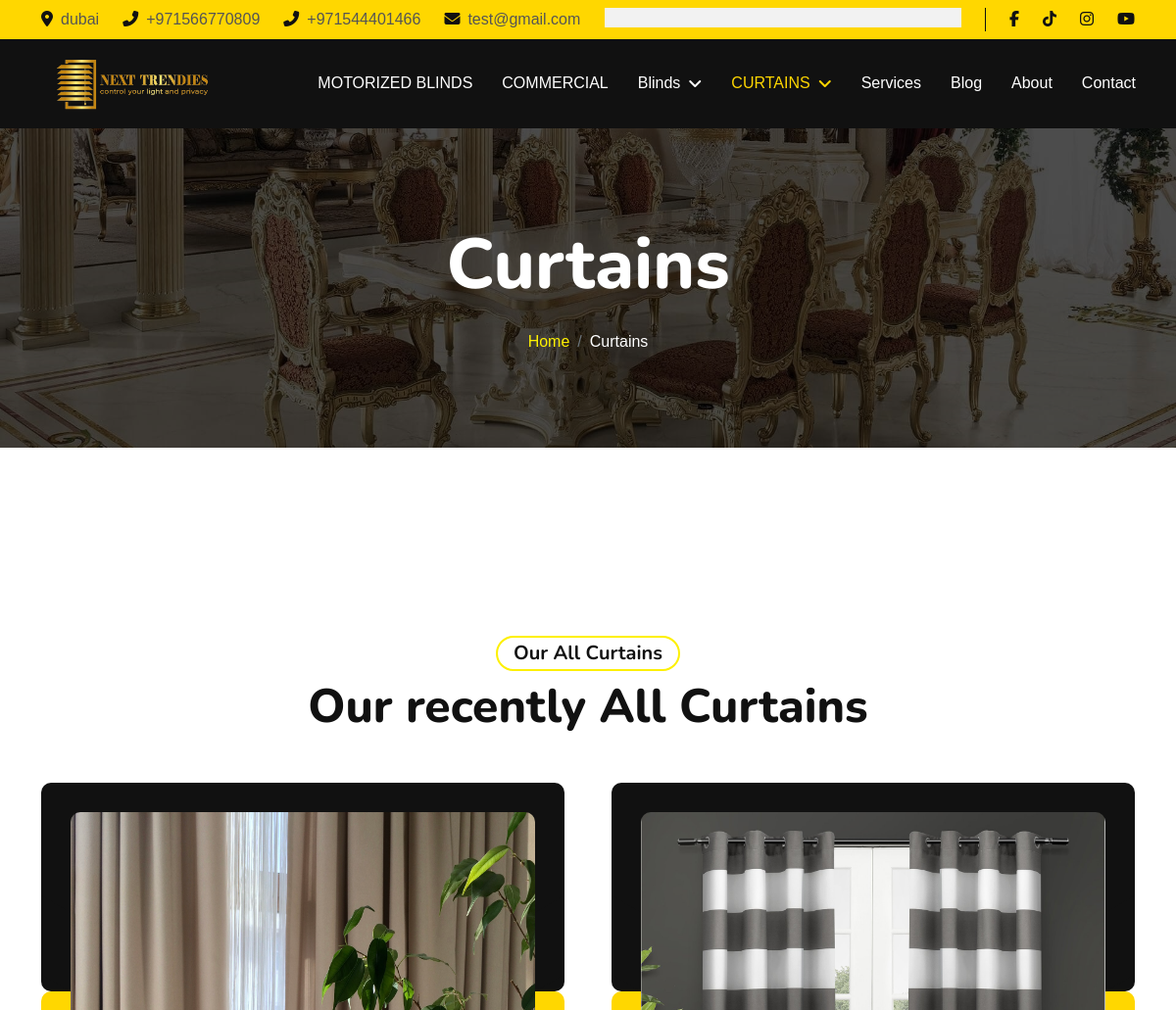
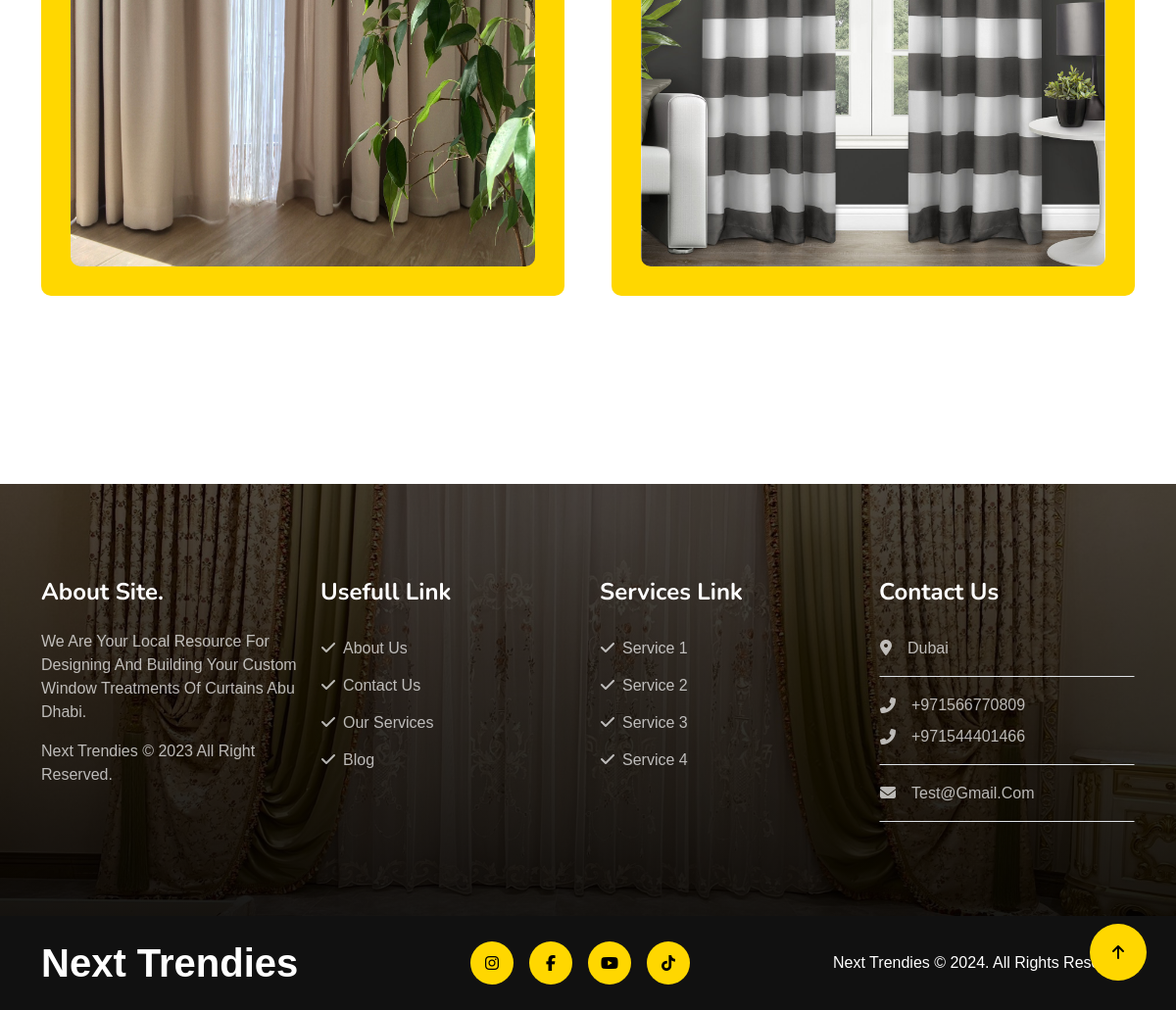
Screenshot of /products/curtains/ with the database file from the repository (2 pictures, top to bottom).
### settings/models.py (models this page shows, shortened)
class Settings(models.Model):
    site_name = models.CharField( max_length=50)
    logo = models.ImageField( upload_to='setting/')
    phone1 = models.CharField( max_length=30)
    phone2 = models.CharField( max_length=30 , blank=True , null=True)
    email1 = models.EmailField( max_length=254)
    email2 = models.EmailField( max_length=254 ,blank=True , null=True)
    description = models.TextField(max_length=1000)
    fb_link = models.URLField( max_length=200)
    tiktok_link = models.URLField( max_length=200)
    instagram_link = models.URLField( max_length=200)
    youtube_link = models.URLField( max_length=200)
    address = models.CharField( max_length=50)
    views = models.PositiveIntegerField(default=0)
    class Meta:
        verbose_name = ("Info")
        verbose_name_plural = ("Info")

### products/models.py (models this page shows, shortened)
class Curtains(models.Model):
    title = models.CharField(max_length=5000)
    description = models.TextField(("description"),max_length=100000)
    created_at = models.DateTimeField( ("created_at"),default=timezone.now)
    image = models.ImageField(upload_to='curtains/')
    slug = models.SlugField(null=True,blank=True)
    class Meta:
        verbose_name = ("Curtains")
        verbose_name_plural = ("Curtains")
    def __str__(self):
        return self.title

### products/views.py (the view)
# urls.py: path('curtains/' , views.curtains_list , name='curtains_list'),
def curtains_list(request):
    curtains = Curtains.objects.all()
    context = {
        'curtains':curtains
    }
    return render(request , 'curtains/curtains.html' , context)

### about/about_context.py (called while the page is built)
def about(request):
    about = About.objects.last()
    context = {
        'about':about,
    }
    return context

### products/context.py (called while the page is built)
def nav(request):
    blinds_nav = Blinds.objects.all()
    curtains_nav = Curtains.objects.all()
    context = {
        'blinds_nav':blinds_nav,
        'curtains_nav':curtains_nav
    }
    return context

### products/templates/curtains/curtains.html (shortened to what this page needs)
{% extends "base.html" %}
{% load static %}
{% block body %}
        <div class="container-fluid page-header py-5">
            <div class="container text-center py-5">
                <h1 class="display-2 text-white mb-4 animated slideInDown">Curtains</h1>
                <nav aria-label="breadcrumb">
                    <ol class="breadcrumb justify-content-center mb-0 animated slideInDown">
                        <li class="breadcrumb-item"><a href="/">Home</a></li>
                        <li class="breadcrumb-item text-white" aria-current="page">Curtains</li>
                    </ol>
                </nav>
            </div>
        </div>
         <div class="container-fluid py-5">
            <div class="container py-5">
                <div class="text-center mb-5 wow fadeInUp" data-wow-delay=".3s">
                    <h5 class="mb-2 px-3 py-1 text-dark rounded-pill d-inline-block border border-2 border-primary">Our All Curtains</h5>
                    <h1 class="display-5">Our recently All Curtains</h1>
                </div>
                <div class="row g-5">
                    {% for curtain in curtains %}
                    <div class="col-xxl-4 col-lg-6 col-md-6 col-sm-12 wow fadeInUp" data-wow-delay=".3s">
                        <div class="project-item">
                            <img src="{{curtain.image.url}}" class="img-fluid h-100" alt="img">
                        </div>
                    </div>
                    {% endfor %}
                </div>
            </div>
        </div>
{% endblock body %}

### templates/base.html (shortened to what this page needs)
{% load static %}
<!DOCTYPE html>
<html lang="en">
<head>
    <link rel="stylesheet" href="https://use.fontawesome.com/releases/v5.15.4/css/all.css" />
    <link href="https://cdnjs.cloudflare.com/ajax/libs/font-awesome/5.10.0/css/all.min.css" rel="stylesheet">
    <link href="https://cdn.jsdelivr.net/npm/bootstrap-icons@1.4.1/font/bootstrap-icons.css" rel="stylesheet">
    <link href="{% static 'lib/animate/animate.min.css'%}" rel="stylesheet">
    <link href="{% static 'lib/owlcarousel/assets/owl.carousel.min.css'%}" rel="stylesheet">
    <link href="{% static 'css/bootstrap.min.css'%}" rel="stylesheet">
    <link href="{% static 'css/all.min.css'%}" rel="stylesheet">
    <link href="{% static 'css/style.css'%}" rel="stylesheet">
</head>
<body>
    <div class="container-fluid topbar-top bg-primary">
        <div class="container">
            <div class="d-flex justify-content-between topbar py-2">
                <div class="d-flex align-items-center flex-shrink-0 topbar-info">
                    <a href="#" class="me-4 text-secondary"><i
                            class="fas fa-map-marker-alt me-2 text-dark"></i>{{myfooter.address}}</a>
                    <a href="#" class="me-4 text-secondary"><i
                            class="fas fa-phone-alt me-2 text-dark"></i>{{myfooter.phone1}}</a>
                    <a href="#" class="me-4 text-secondary"><i
                            class="fas fa-phone-alt me-2 text-dark"></i>{{myfooter.phone2}}</a>
                    <a href="#" class="text-secondary"><i
                            class="fas fa-envelope me-2 text-dark"></i>{{myfooter.email1}}</a>
                </div>
                <div class="text-end pe-4 me-4 border-end border-dark search-btn">
                    <div class="search-form">
                    </div>
                </div>
                <div class="d-flex align-items-center justify-content-center topbar-icon">
                    <a href="{{myfooter.fb_link}}" class="me-4"><i class="fab fa-facebook-f text-dark"></i></a>
                    <a href="{{myfooter.tiktok_link}}" class="me-4"><i class="fa-brands fa-tiktok text-dark"></i></a>
                    <a href="{{myfooter.instagram_link}}" class="me-4"><i class="fab fa-instagram text-dark"></i></a>
                    <a href="{{myfooter.youtube_link}}" class=""><i class="fa-brands fa-youtube text-dark"></i></a>
                </div>
            </div>
        </div>
    </div>
    <div class="container-fluid bg-dark">
        <div class="container">
            <nav class="navbar navbar-dark navbar-expand-lg py-lg-0">
                <a href="/" class="navbar-brand">
                    <img class="logo-style" src="{{myfooter.logo.url}}">
                </a>
                <div class="collapse navbar-collapse me-n3" id="navbarCollapse">
                    <div class="navbar-nav ms-auto">
                        <a href="{% url 'motorizedblinds'%}"
                            class="nav-item nav-link {% if request.path == '/products/motorizedblind/' %}active{% endif %} ">MOTORIZED
                            BLINDS</a>
                        <a href="{% url 'commercial_list'%}"
                            class="nav-item nav-link {% if request.path == '/products/commercial/' %}active{% endif %} ">COMMERCIAL</a>
                        <div class="nav-item dropdown">
                            <a href="{% url 'blinds_list'%}"
                                class="nav-link {% if request.path == '/products/blinds/' %}active{% endif %} dropdown-toggle"
                                data-bs-toggle="dropdown">Blinds</a>
                        </div>
                        <div class="nav-item dropdown">
                            <a href="{% url 'curtains_list'%}"
                                class="nav-link {% if request.path == '/products/curtains/' %}active{% endif %} dropdown-toggle"
                                data-bs-toggle="dropdown">CURTAINS</a>
                        </div>
                        <a href="{% url 'services'%}"
                            class="nav-item nav-link {% if request.path == '/services/' %}active{% endif %}">Services</a>
                        <a href="{% url 'post_list'%}"
                            class="nav-item nav-link {% if request.path == '/blog/' %}active{% endif %}">Blog</a>
                        <a href="{% url 'about'%}"
                            class="nav-item nav-link {% if request.path == '/about/' %}active{% endif %}">About</a>
                        <a href="{% url 'contact'%}"
                            class="nav-item nav-link {% if request.path == '/contact/' %}active{% endif %}">Contact</a>
                    </div>
                </div>
            </nav>
        </div>
    </div>
    {% block body %}
    {% endblock body %}
    <div class="container-fluid footer py-5 wow fadeIn" data-wow-delay=".3s">
        <div class="container py-5">
            <div class="row g-4 footer-inner">
                <div class="col-lg-3 col-md-6">
                    <div class="footer-item">
                        <h4 class="text-white fw-bold mb-4">About Site.</h4>
                        <p>{{myfooter.description}}</p>
                        <p class="mb-0"><a class="" href="/">{{myfooter.site_name}} </a> &copy; 2023 All Right Reserved.</p>
                    </div>
                </div>
                <div class="col-lg-3 col-md-6">
                    <div class="footer-item">
                        <h4 class="text-white fw-bold mb-4">Usefull Link</h4>
                        <div class="d-flex flex-column align-items-start">
                            <a class="btn btn-link ps-0" href="{% url 'about'%}"><i class="fa fa-check me-2"></i>About Us</a>
                            <a class="btn btn-link ps-0" href="{% url 'contact'%}"><i class="fa fa-check me-2"></i>Contact Us</a>
                            <a class="btn btn-link ps-0" href="{% url 'services'%}"><i class="fa fa-check me-2"></i>Our Services</a>
                            <a class="btn btn-link ps-0" href=""><i class="fa fa-check me-2"></i>Blog</a>
                        </div>
                    </div>
                </div>
                <div class="col-lg-3 col-md-6">
                    <div class="footer-item">
                        <h4 class="text-white fw-bold mb-4">Services Link</h4>
                        <div class="d-flex flex-column align-items-start">
                            <a class="btn btn-link ps-0" href=""><i class="fa fa-check me-2"></i>Service 1</a>
                            <a class="btn btn-link ps-0" href=""><i class="fa fa-check me-2"></i>Service 2</a>
                            <a class="btn btn-link ps-0" href=""><i class="fa fa-check me-2"></i>Service 3</a>
                            <a class="btn btn-link ps-0" href=""><i class="fa fa-check me-2"></i>Service 4</a>
                        </div>
                    </div>
                </div>
                <div class="col-lg-3 col-md-6">
                    <div class="footer-item">
                        <h4 class="text-white fw-bold mb-4">Contact Us</h4>
                        <a href="" class="btn btn-link w-100 text-start ps-0 pb-3 border-bottom rounded-0"><i
                                class="fa fa-map-marker-alt me-3"></i>{{myfooter.address}}</a>
                        <a href="" class="btn btn-link w-100 text-start ps-0 py-3 border-bottom rounded-0">
                            <div class="d-flex flex-column">
                                <div class="d-flex align-items-center mb-2">
                                    <i class="fa fa-phone-alt me-3"></i>{{ myfooter.phone1 }}
                                </div>
                                <div class="d-flex align-items-center">
                                    <i class="fa fa-phone-alt me-3"></i>{{ myfooter.phone2 }}
                                </div>
                            </div>
                        </a>
                        <a href="" class="btn btn-link w-100 text-start ps-0 py-3 border-bottom rounded-0"><i
                                class="fa fa-envelope me-3"></i>{{myfooter.email1}}</a>
                    </div>
                </div>
            </div>
        </div>
    </div>
    <div class="container-fluid copyright bg-dark py-4">
        <div class="container">
            <div class="row">
                <div class="col-md-4 text-center text-md-start mb-3 mb-md-0">
                    <a href="/" class="text-primary mb-0 display-6"><span
                            class="text-white">{{myfooter.site_name}}</span></a>
                </div>
                <div class="col-md-4 copyright-btn text-center text-md-start mb-3 mb-md-0 flex-shrink-0">
                    <a class="btn btn-primary rounded-circle me-3 copyright-icon" href="{{myfooter.instagram_link}}"><i
                            class="fab fa-instagram"></i></a>
                    <a class="btn btn-primary rounded-circle me-3 copyright-icon" href="{{myfooter.fb_link}}"><i
                            class="fab fa-facebook-f"></i></a>
                    <a class="btn btn-primary rounded-circle me-3 copyright-icon" href="{{myfooter.youtube_link}}"><i
                            class="fab fa-youtube"></i></a>
                    <a class="btn btn-primary rounded-circle me-3 copyright-icon" href="{{myfooter.tiktok_link}}"><i
                            class="fab fa-tiktok"></i></a>
                </div>
                <div class="col-md-4 my-auto text-center text-md-end text-white">
                    {{myfooter.site_name}} © 2024. All Rights Reserved.
                </div>
            </div>
        </div>
    </div>
    <a href="#" class="btn btn-primary rounded-circle border-3 back-to-top"><i class="fa fa-arrow-up"></i></a>
</body>
</html>

### static/css/style.css (style rules this page uses)
:root { --primary: #FFD700; }
.back-to-top { position: fixed; right: 30px; bottom: 30px; display: flex; width: 58px; height: 58px; align-items: center; justify-content: center; z-index: 99; }
.btn { text-transform: uppercase; font-weight: 500; transition: .5s; }
.btn.btn-primary { background-color:var(--primary) !important ; box-shadow: inset 0 0 0 0 var(--bs-dark); border: var(--primary) !important; }
.text-primary { color: var(--primary) !important; }
.bg-primary { background-color: var(--primary) !important; }
.search-btn { position: relative; width: 100%; padding: 0 0 0 25px; }
.navbar .navbar-nav { padding: 15px 0; }
.navbar .navbar-nav .nav-link { padding: 15px; color: var(--bs-white); font-weight: 500; font-size: 16px; outline: none; transition: .5s; }
.navbar .navbar-nav .nav-link:hover, .navbar .navbar-nav .nav-link.active { color: var(--primary); transition: .5s; }
.navbar .dropdown-toggle::after { border: none; content: "\f107"; font-family: "Font Awesome 5 Free"; font-weight: 800; vertical-align: middle; margin-left: 8px; }
.page-header { background: linear-gradient(rgba(0, 0, 0, .7), rgba(0, 0, 0, .7)), url(../img/10.jpg) center center no-repeat; background-size: cover; margin-bottom: 6rem; }
.project-item { width: 100%; height: 100%; position: relative; padding: 30px 30px 30px 30px ; overflow: hidden; }
.project-item::before { content: ""; width: 100%; height: 40%; background: var(--bs-dark); position: absolute; top: 0px; left: 0px; z-index: 1; border-radius: 10px 10px 10px 10px; }
.project-item::after { content: ""; width: 100%; height: 60%; background: var(--primary); position: absolute; bottom: 0px; left: 0px; z-index: 1; border-radius: 10px 10px 10px 10px; }
.project-item img { position: relative; width: 100%; height: 100%; z-index: 2; border-radius: 10px; display: flex; align-items: center; justify-content: center; }
.footer { background: linear-gradient(rgba(0, 0, 0, .7), rgba(0, 0, 0, 0.9)), url(../img/5.jpg) center center no-repeat; background-size: cover; color: rgba(255, 255, 255, .7); margin-top: 6rem; }
.footer-item, .footer-item a { color: rgba(255, 255, 255, .7); text-transform: capitalize; }
.copyright .copyright-btn { display: flex; align-items: center; justify-content: center; }
.copyright .copyright-icon { width: 44px; height: 44px; display: flex; align-items: center; justify-content: center; }
.logo-style { width: 180px; object-fit: contain; }
.search-form { background: #f2f2f2; padding: 10px; }

### rows the page displays
Settings: address "dubai", phone1 "+971566770809", phone2 "+971544401466", email1 "test@gmail.com", logo (picture), description "We Are Your Local Resource For Designing And Building Your Custom Window Treatments Of Curtains Abu Dhabi.", site_name "Next Trendies", address "Dubai", email1 "Test@gmail.com"
Curtains: image (picture)
Curtains: image (picture)
